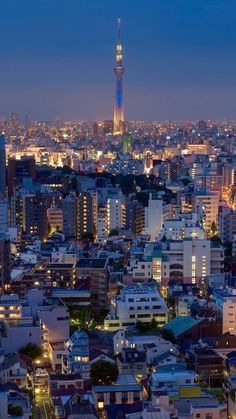
#> input picture TugasPCD3/kota.jpg, 236 x 419 px
$ python hestogram_008.py
#> lines starting #> are read from the running program, lines starting #| are printed output that depends on the picture
import cv2
import numpy as np
from matplotlib import pyplot as plt

# Load the image
img = cv2.imread('kota.jpg')
#> img is the input picture: shape (419, 236, 3); mean B, G, R 101.5, 74.2, 66.1

# Convert the image to grayscale
gray = cv2.cvtColor(img, cv2.COLOR_BGR2GRAY)
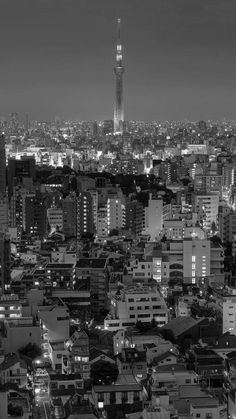
#> gray: shape (419, 236); min 0, max 254, mean 74.9

# Calculate the histogram of the grayscale image
hist = cv2.calcHist([gray], [0], None, [256], [0, 256])
#> hist = 256 values, max 2526 at index 82, min 0 at index 255, mean 386.3

# Plot the histogram
plt.plot(hist)

# Show the histogram
plt.show()
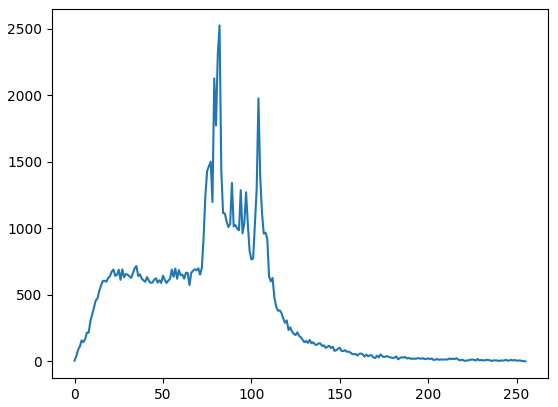
#> figure drawn by matplotlib, 1 panel; curve peaks at x = 82, y = 2526

$ run again, with TugasPCD3/desa.jpg copied over TugasPCD3/kota.jpg
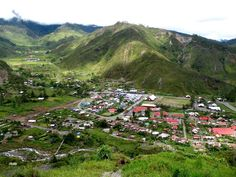
#> input picture TugasPCD3/desa.jpg, 236 x 177 px
#> img is the input picture: shape (177, 236, 3); mean B, G, R 94.7, 124.6, 116.2
#> `gray = cv2.cvtColor(img, cv2.COLOR_BGR2GRAY)`:
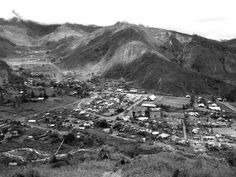
#> gray: shape (177, 236); min 2, max 255, mean 118.7
#> hist = 256 values, max 4524 at index 255, min 0 at index 0, mean 163.2
#> `plt.show()`:
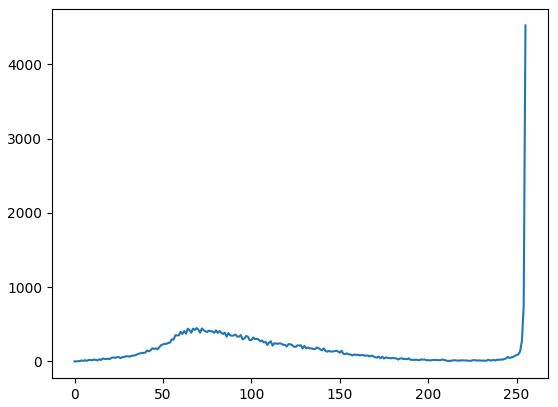
#> figure drawn by matplotlib, 1 panel; curve peaks at x = 255, y = 4524

$ run again, with TugasPCD3/foto1.jpg copied over TugasPCD3/kota.jpg
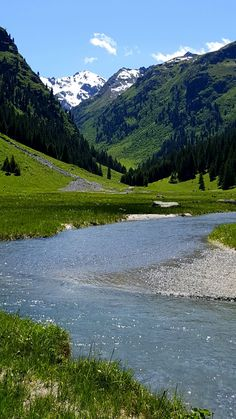
#> input picture TugasPCD3/foto1.jpg, 236 x 419 px
#> img is the input picture: shape (419, 236, 3); mean B, G, R 110.4, 112.3, 91.1
#> `gray = cv2.cvtColor(img, cv2.COLOR_BGR2GRAY)`:
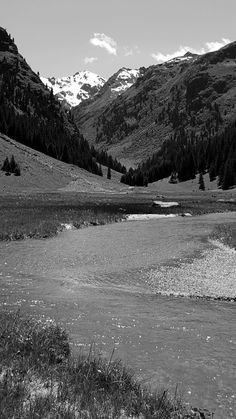
#> gray: shape (419, 236); min 0, max 255, mean 105.8
#> hist = 256 values, max 2518 at index 184, min 20 at index 228, mean 386.3
#> `plt.show()`:
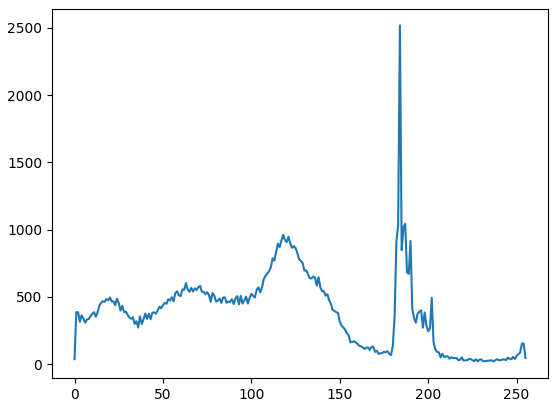
#> figure drawn by matplotlib, 1 panel; curve peaks at x = 184, y = 2518

$ run again, with TugasPCD3/foto2.jpg copied over TugasPCD3/kota.jpg
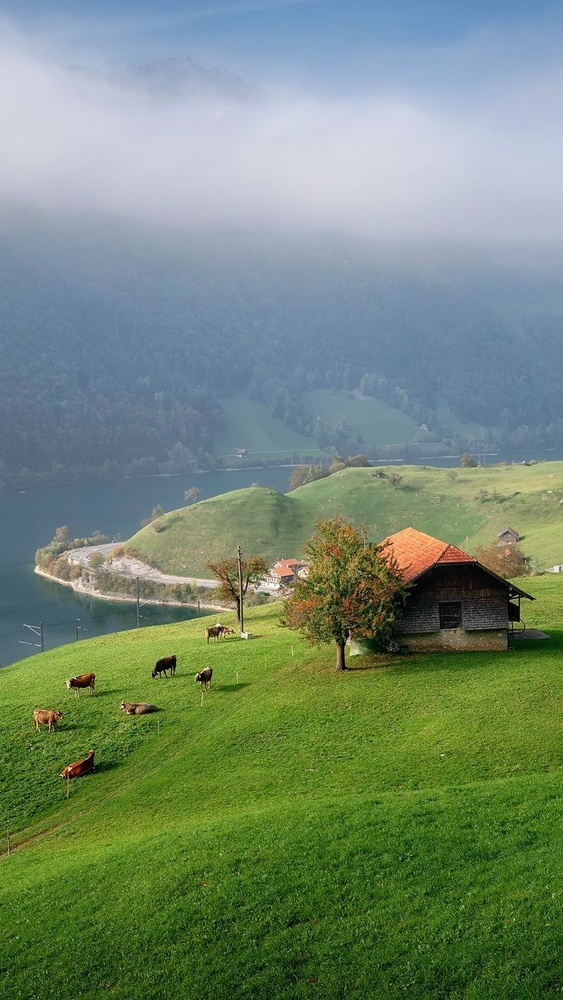
#> input picture TugasPCD3/foto2.jpg, 563 x 1000 px, shrunk from 736 x 1308 before the run
#> img is the input picture: shape (1000, 563, 3); mean B, G, R 115.1, 136.9, 116.1
#> `gray = cv2.cvtColor(img, cv2.COLOR_BGR2GRAY)`:
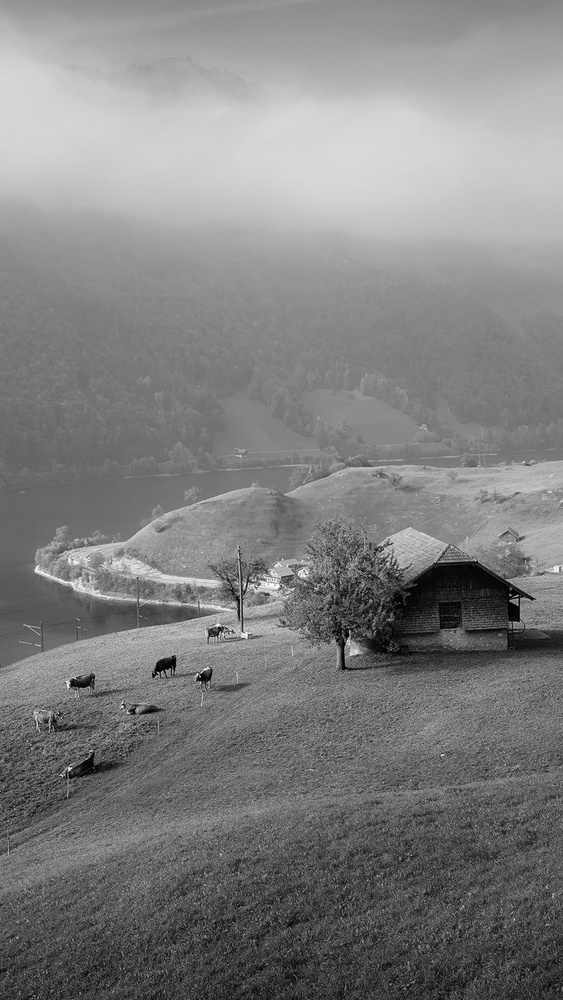
#> gray: shape (1000, 563); min 0, max 254, mean 128.2
#> hist = 256 values, max 6576 at index 121, min 0 at index 255, mean 2199.2
#> `plt.show()`:
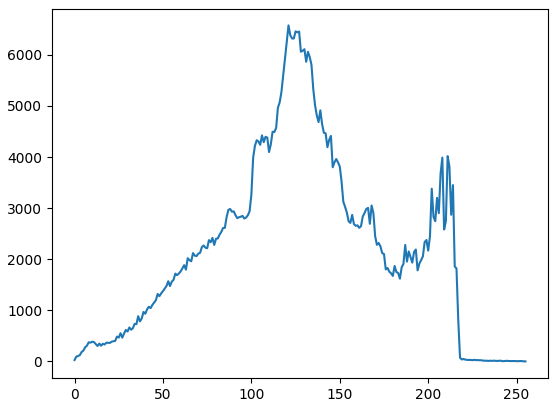
#> figure drawn by matplotlib, 1 panel; curve peaks at x = 121, y = 6576
